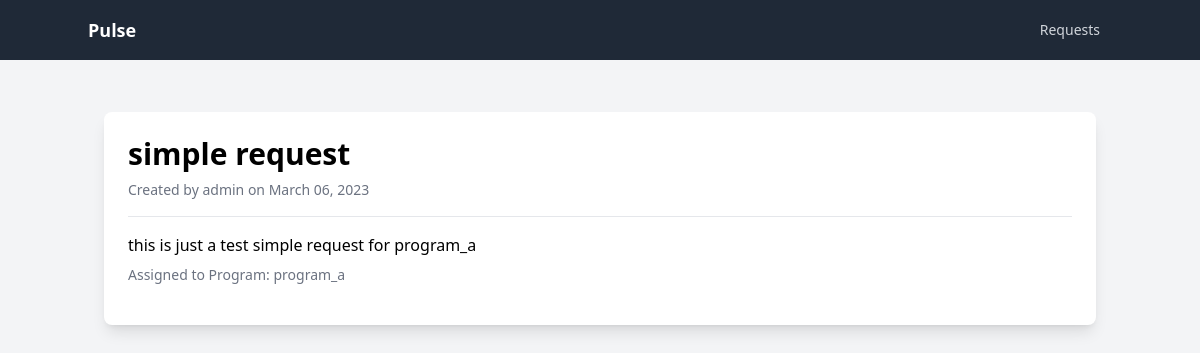
/1/, run on the app's committed database.
### approvals/models.py (models this page shows, shortened)
class Request(models.Model):
    title = models.CharField(max_length=200)
    description = models.TextField()
    created_by = models.ForeignKey(
        User, on_delete=models.CASCADE, related_name="requests_created"
    )
    program = models.ForeignKey(Program, on_delete=models.CASCADE)
    assigned_to = models.ManyToManyField(
        User, related_name="requests_assigned_to", blank=True
    )
    created_at = models.DateTimeField(auto_now_add=True)
    updated_at = models.DateTimeField(auto_now=True)
    status = models.CharField(max_length=20, default="Pending")

class Program(models.Model):
    name = models.CharField(max_length=200, unique=True)
    description = models.TextField(blank=True)

### approvals/views.py (the view)
# urls.py: path("<int:pk>/", RequestDetailView.as_view(), name="request_detail"),
class RequestDetailView(DetailView):
    model = Request
    template_name = "approvals/request_detail.html"

### templates/approvals/request_detail.html (shortened to what this page needs)
{% extends 'base.html' %}
{% block content %}
  <div class="container mx-auto px-4 py-8">
    <div class="bg-white rounded-lg shadow-lg p-6">
      <h1 class="text-3xl font-bold">{{ request.title }}</h1>
      <p class="text-gray-500 text-sm mt-2">Created by {{ request.created_by }} on {{ request.created_at|date:'F d, Y' }}</p>
      <hr class="my-4">
      <p>{{ request.description }}</p>
      {% if request.program %}
      <p class="mt-2 text-gray-500 text-sm">Assigned to Program: {{ request.program.name }}</p>
      {% endif %}
    </div>
  </div>
{% endblock %}

### data on the page
Request: title "simple request", created_by "admin", created_at "March 06, 2023", description "this is just a test simple request for program_a", program.name "program_a"
